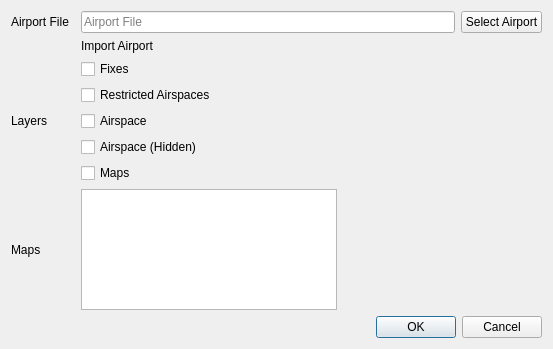
<?xml version="1.0" encoding="UTF-8"?>
<ui version="4.0">
 <class>Dialog</class>
 <widget class="QDialog" name="Dialog">
  <property name="geometry">
   <rect>
    <x>0</x>
    <y>0</y>
    <width>553</width>
    <height>349</height>
   </rect>
  </property>
  <property name="windowTitle">
   <string>Import openScope Airport</string>
  </property>
  <property name="styleSheet">
   <string notr="true">*[hasLayer=&quot;true&quot;] { color: red}</string>
  </property>
  <property name="modal">
   <bool>true</bool>
  </property>
  <layout class="QGridLayout" name="gridLayout">
   <item row="9" column="0" colspan="3">
    <widget class="QDialogButtonBox" name="buttonBox">
     <property name="orientation">
      <enum>Qt::Horizontal</enum>
     </property>
     <property name="standardButtons">
      <set>QDialogButtonBox::Cancel|QDialogButtonBox::Ok</set>
     </property>
    </widget>
   </item>
   <item row="5" column="2">
    <widget class="QCheckBox" name="checkAirspace">
     <property name="text">
      <string>Airspace</string>
     </property>
     <property name="checked">
      <bool>false</bool>
     </property>
    </widget>
   </item>
   <item row="0" column="2">
    <layout class="QHBoxLayout" name="horizontalLayout" stretch="1,0">
     <item>
      <widget class="QLineEdit" name="txtAirportFile">
       <property name="text">
        <string/>
       </property>
       <property name="readOnly">
        <bool>true</bool>
       </property>
       <property name="placeholderText">
        <string>Airport File</string>
       </property>
       <property name="clearButtonEnabled">
        <bool>false</bool>
       </property>
      </widget>
     </item>
     <item>
      <widget class="QPushButton" name="butSelectAirportFile">
       <property name="sizePolicy">
        <sizepolicy hsizetype="Fixed" vsizetype="Fixed">
         <horstretch>0</horstretch>
         <verstretch>0</verstretch>
        </sizepolicy>
       </property>
       <property name="maximumSize">
        <size>
         <width>16777215</width>
         <height>27</height>
        </size>
       </property>
       <property name="toolTip">
        <string/>
       </property>
       <property name="text">
        <string>Select Airport</string>
       </property>
       <property name="checkable">
        <bool>false</bool>
       </property>
      </widget>
     </item>
    </layout>
   </item>
   <item row="8" column="0">
    <widget class="QLabel" name="lblMaps">
     <property name="text">
      <string>Maps</string>
     </property>
    </widget>
   </item>
   <item row="8" column="2">
    <widget class="QListWidget" name="listMaps">
     <property name="sizePolicy">
      <sizepolicy hsizetype="Fixed" vsizetype="Expanding">
       <horstretch>0</horstretch>
       <verstretch>0</verstretch>
      </sizepolicy>
     </property>
     <property name="selectionMode">
      <enum>QAbstractItemView::MultiSelection</enum>
     </property>
    </widget>
   </item>
   <item row="3" column="0" rowspan="5">
    <widget class="QLabel" name="lblLayers">
     <property name="sizePolicy">
      <sizepolicy hsizetype="Preferred" vsizetype="Expanding">
       <horstretch>0</horstretch>
       <verstretch>0</verstretch>
      </sizepolicy>
     </property>
     <property name="text">
      <string>Layers</string>
     </property>
    </widget>
   </item>
   <item row="3" column="2">
    <widget class="QCheckBox" name="checkFixes">
     <property name="text">
      <string>Fixes</string>
     </property>
     <property name="checked">
      <bool>false</bool>
     </property>
    </widget>
   </item>
   <item row="6" column="2">
    <widget class="QCheckBox" name="checkAirspaceHidden">
     <property name="text">
      <string>Airspace (Hidden)</string>
     </property>
     <property name="checked">
      <bool>false</bool>
     </property>
    </widget>
   </item>
   <item row="0" column="0">
    <widget class="QLabel" name="lblAirportFile">
     <property name="text">
      <string>Airport File</string>
     </property>
    </widget>
   </item>
   <item row="7" column="2">
    <widget class="QCheckBox" name="checkMaps">
     <property name="text">
      <string>Maps</string>
     </property>
     <property name="checked">
      <bool>false</bool>
     </property>
    </widget>
   </item>
   <item row="4" column="2">
    <widget class="QCheckBox" name="checkRestrictedAirspace">
     <property name="text">
      <string>Restricted Airspaces</string>
     </property>
     <property name="checked">
      <bool>false</bool>
     </property>
    </widget>
   </item>
   <item row="1" column="2">
    <widget class="QLabel" name="lblICAO">
     <property name="text">
      <string>Import Airport</string>
     </property>
    </widget>
   </item>
  </layout>
 </widget>
 <resources/>
 <connections>
  <connection>
   <sender>buttonBox</sender>
   <signal>accepted()</signal>
   <receiver>Dialog</receiver>
   <slot>accept()</slot>
   <hints>
    <hint type="sourcelabel">
     <x>248</x>
     <y>254</y>
    </hint>
    <hint type="destinationlabel">
     <x>157</x>
     <y>274</y>
    </hint>
   </hints>
  </connection>
  <connection>
   <sender>buttonBox</sender>
   <signal>rejected()</signal>
   <receiver>Dialog</receiver>
   <slot>reject()</slot>
   <hints>
    <hint type="sourcelabel">
     <x>316</x>
     <y>260</y>
    </hint>
    <hint type="destinationlabel">
     <x>286</x>
     <y>274</y>
    </hint>
   </hints>
  </connection>
 </connections>
</ui>
